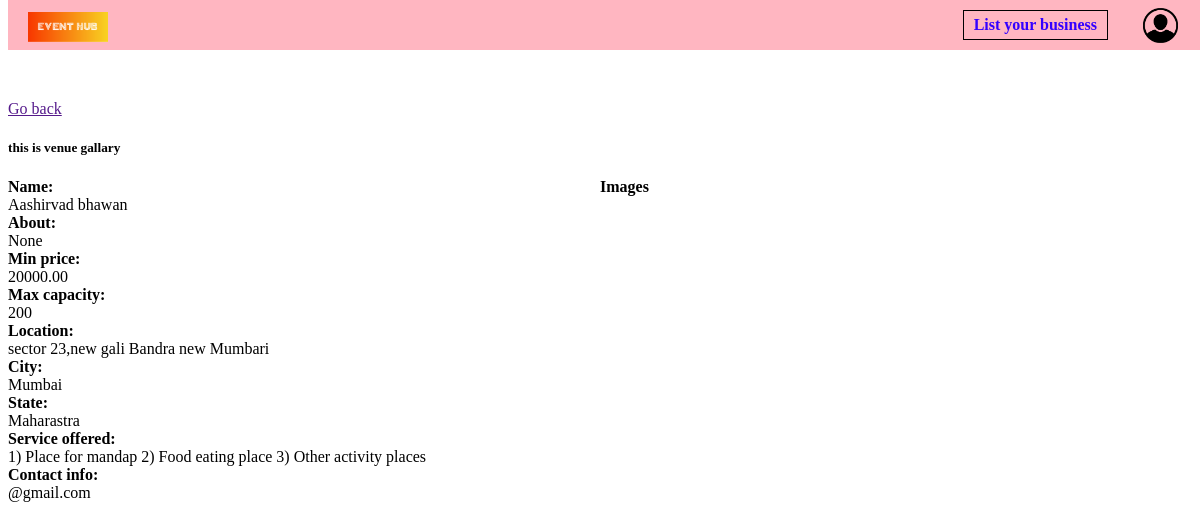
The page /venue-info/1/ on the database as committed earlier.
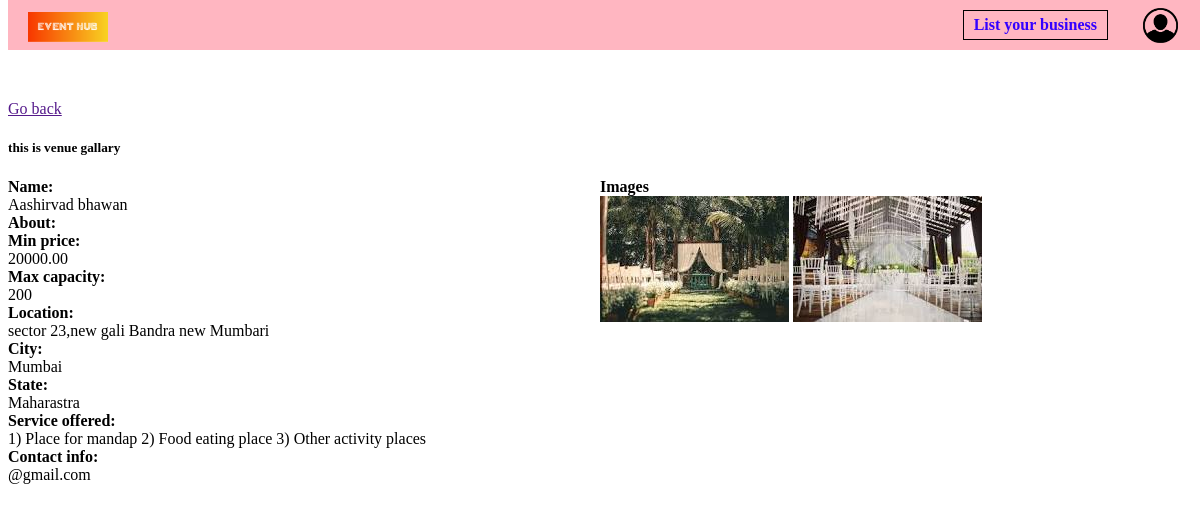
The same page on the database as committed later.
### EventPlanner/models.py (models this page shows)
class Venue(models.Model):
    name = models.CharField(max_length=100,null = False,blank = False)
    about = models.TextField(blank = True,null = True)
    min_price = models.DecimalField(max_digits = 10, decimal_places = 2,null = True,blank = True)
    max_capacity = models.IntegerField(null = False,blank = False)
    location = models.TextField(null = False,blank = False)
    city = models.CharField(max_length = 20,null = False,blank = False)
    state = models.CharField(choices = venue_choices,max_length = 50,null = False,blank = False)
    vendors = models.ManyToManyField(User,null = True,blank = True)
    category = models.ManyToManyField(Category)
    service_offered = models.TextField(null = True,blank = True)
    contact_info = models.TextField(null = False,blank = False)
    venue_images = models.ManyToManyField('Image', blank = True,null = True)

class Image(models.Model):
    user_profile = models.ForeignKey('userprofile',on_delete = models.CASCADE,null = True,blank = True)
    venue_object = models.ForeignKey('Venue',on_delete = models.CASCADE,null = True, blank = True)
    image = models.ImageField(upload_to='images/',null = True,blank = True)
    upload_date = models.DateTimeField(auto_now = True)

### EventPlanner/views.py (the view)
# urls.py: path('venue-info/<int:pk>/',views.VenueInfo),
def VenueInfo(request,pk):
    if not request.user.is_authenticated or request.user.userprofile.user_type == 'is_customer':
        venue = Venue.objects.get(id = pk)
        images = Image.objects.filter(venue_object = venue)
        venue_form = VenueForm(instance = venue)
        context = {'venue_form':venue_form,'images':images}
        return render(request,'EventPlanner/venue-info.html',context)

### EventPlanner/templates/EventPlanner/venue-info.html (shortened to what this page needs)
{% load static %}
<link rel="stylesheet" href="{% static 'EventPlanner/css/navbar.css' %}">
<link rel="stylesheet" href="{% static 'EventPlanner/css/venue-info.css' %}">
<div class="navbar-div">
    {% include 'navbar.html' %}
</div>
<p class="go-back"><a href="{{request.META.HTTP_REFERER}}">Go back</a></p>
<h5>this is venue gallary</h5>
<div class="grid-div">
    <div>
        {% for field in venue_form %}
            {% if not field.name == 'venue_images' %}
            <div><b>{{field.label_tag}}</b></div>
            <div>{{field.value}}</div>
            {% endif %}
        {% endfor %}
    </div>
    <div>
        <div><b>Images</b></div>
    {% for image in images %}
    <img src="{{image.image.url}}" alt="">
    {% endfor %}
    </div>
</div>

### templates/navbar.html (shortened to what this page needs)
<!DOCTYPE html>
<html lang="en">
<head>
    {% load static %}
</head>
<body>
    <div class="navbar-container">
        {% if not request.user.is_authenticated %}
        <div class="unauth-navbar">
            <h5>
                <a href="/home-C/" class="unauth-logo unauth-logo-2">
                    <img src="{% static 'images/logo.png' %}" alt="" width="80" height="30" class="logo-image">
                </a>
                <a href="/login/" class="unauth-default-profile unauth-default-profile-2">
                    <img src="{% static 'images/No profile.jpeg' %}" alt=""  width="35" height="35" >
                </a>
            </h5>
                <a href="/sign-up-is_event_planner/" class="list-your-business list-your-business-2">List your business</a>
        </div>
        {% endif %}
    </div>
</body>
</html>

### staticfiles/EventPlanner/css/navbar.css (style rules this page uses)
.unauth-navbar { position: fixed; background-color:lightpink; width: 100%; height: 50px; z-index: 10; top: 0; }
.unauth-logo { position: absolute; left: 20px; top: 12px; z-index: 5; }
.unauth-default-profile { position: absolute; right: 30px; top: 8px; z-index: 5; }
.list-your-business { position: absolute; right: 100px; top: 10px; text-decoration: none; border: 1.5px solid black; padding: 5px 10px; color: rgb(51, 0, 255); font-weight: bold; z-index: 5; }
.logo-image { width: 80px; height: 30px; }

### staticfiles/EventPlanner/css/venue-info.css (style rules this page uses)
.grid-div { display: grid; grid-template-columns: 1fr 1fr ; }
.go-back { margin-top: 100px; }

Rows that differ between the two databases and show on the page:
added Image: image (picture)
added Image: image (picture)
Other text that changed with them:
new list line: "About:"
list line gone: "About: None"
